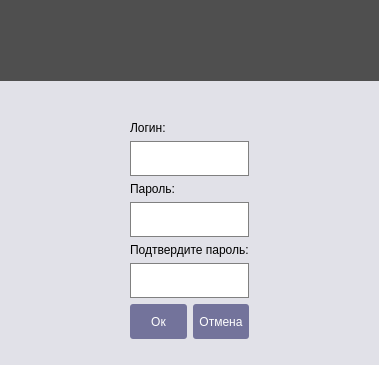
      <widget class="QWidget" name="signup">
       <layout class="QVBoxLayout" name="verticalLayout_6">
        <property name="leftMargin">
         <number>0</number>
        </property>
        <property name="topMargin">
         <number>0</number>
        </property>
        <property name="rightMargin">
         <number>0</number>
        </property>
        <property name="bottomMargin">
         <number>0</number>
        </property>
        <item>
         <widget class="QWidget" name="widget_2" native="true">
          <property name="styleSheet">
           <string notr="true">background: #E1E1E8;</string>
          </property>
          <layout class="QVBoxLayout" name="verticalLayout">
           <property name="spacing">
            <number>6</number>
           </property>
           <property name="leftMargin">
            <number>0</number>
           </property>
           <property name="topMargin">
            <number>0</number>
           </property>
           <property name="rightMargin">
            <number>0</number>
           </property>
           <property name="bottomMargin">
            <number>6</number>
           </property>
           <item>
            <widget class="QFrame" name="top_frame_3">
             <property name="minimumSize">
              <size>
               <width>0</width>
               <height>81</height>
              </size>
             </property>
             <property name="maximumSize">
              <size>
               <width>16777215</width>
               <height>81</height>
              </size>
             </property>
             <property name="styleSheet">
              <string notr="true">background: rgb(79, 79, 79);</string>
             </property>
             <property name="frameShape">
              <enum>QFrame::StyledPanel</enum>
             </property>
             <property name="frameShadow">
              <enum>QFrame::Raised</enum>
             </property>
             <widget class="QLabel" name="signup_status_label">
              <property name="geometry">
               <rect>
                <x>0</x>
                <y>0</y>
                <width>450</width>
                <height>81</height>
               </rect>
              </property>
              <property name="text">
               <string/>
              </property>
              <property name="alignment">
               <set>Qt::AlignCenter</set>
              </property>
             </widget>
            </widget>
           </item>
           <item>
            <layout class="QVBoxLayout" name="verticalLayout_11">
             <property name="leftMargin">
              <number>130</number>
             </property>
             <property name="topMargin">
              <number>34</number>
             </property>
             <property name="rightMargin">
              <number>130</number>
             </property>
             <item>
              <widget class="QLabel" name="label_3">
               <property name="styleSheet">
                <string notr="true">QLabel
{
        font: 13pt &quot;Open Sans Light&quot;
}</string>
               </property>
               <property name="text">
                <string>Логин:</string>
               </property>
              </widget>
             </item>
             <item>
              <widget class="QLineEdit" name="signup_username">
               <property name="styleSheet">
                <string notr="true">QLineEdit
{
        font: 11pt &quot;Open Sans&quot;;
        border:1px solid  grey ;
        min-height: 33px;
        background: white;
}

QLineEdit:focus
{
        border:1px solid  #161626 ;
} </string>
               </property>
               <property name="maxLength">
                <number>20</number>
               </property>
              </widget>
             </item>
             <item>
              <widget class="QLabel" name="label_4">
               <property name="styleSheet">
                <string notr="true">QLabel
{
        font: 13pt &quot;Open Sans Light&quot;
}</string>
               </property>
               <property name="text">
                <string>Пароль:</string>
               </property>
              </widget>
             </item>
             <item>
              <widget class="QLineEdit" name="signup_password">
               <property name="styleSheet">
                <string notr="true">QLineEdit
{
        font: 11pt &quot;Open Sans&quot;;
        border:1px solid  grey ;
        min-height: 33px;
        background: white;
}

QLineEdit:focus
{
        border:1px solid  #161626 ;
} </string>
               </property>
               <property name="inputMethodHints">
                <set>Qt::ImhHiddenText|Qt::ImhNoAutoUppercase|Qt::ImhNoPredictiveText|Qt::ImhSensitiveData</set>
               </property>
               <property name="maxLength">
                <number>30</number>
               </property>
               <property name="echoMode">
                <enum>QLineEdit::Password</enum>
               </property>
              </widget>
             </item>
             <item>
              <widget class="QLabel" name="label_5">
               <property name="styleSheet">
                <string notr="true">QLabel
{
        font: 13pt &quot;Open Sans Light&quot;
}</string>
               </property>
               <property name="text">
                <string>Подтвердите пароль:</string>
               </property>
              </widget>
             </item>
             <item>
              <widget class="QLineEdit" name="signup_confirm">
               <property name="styleSheet">
                <string notr="true">QLineEdit
{
        font: 11pt &quot;Open Sans&quot;;
        border:1px solid  grey ;
        min-height: 33px;
        background: white;
}

QLineEdit:focus
{
        border:1px solid  #161626 ;
} </string>
               </property>
               <property name="inputMethodHints">
                <set>Qt::ImhHiddenText|Qt::ImhNoAutoUppercase|Qt::ImhNoPredictiveText|Qt::ImhSensitiveData</set>
               </property>
               <property name="maxLength">
                <number>30</number>
               </property>
               <property name="echoMode">
                <enum>QLineEdit::Password</enum>
               </property>
              </widget>
             </item>
             <item>
              <layout class="QHBoxLayout" name="horizontalLayout_2">
               <item>
                <widget class="QPushButton" name="signup_button">
                 <property name="styleSheet">
                  <string notr="true">QPushButton:enabled
{
                font: 13pt &quot;Open Sans Semibold&quot;;
                background:  #73739b;
                border-radius: 3px;
                min-height:25px;
                padding: 5px;
            outline: 0;
                color: white;
}

QPushButton:hover
{
                background: #7a7aa1;
}

QPushButton:pressed
 {
        background: #8f8fb3;
}</string>
                 </property>
                 <property name="text">
                  <string>Ок</string>
                 </property>
                </widget>
               </item>
               <item>
                <widget class="QPushButton" name="signup_login">
                 <property name="styleSheet">
                  <string notr="true">QPushButton:enabled
{
                font: 13pt &quot;Open Sans Semibold&quot;;
                background:  #73739b;
                border-radius: 3px;
                min-height:25px;
                padding: 5px;
                outline: 0;
                color: white;
}

QPushButton:hover
{
                background: #7a7aa1;
}

QPushButton:pressed
 {
        background: #8f8fb3;
}</string>
                 </property>
                 <property name="text">
                  <string>Отмена</string>
                 </property>
                </widget>
               </item>
              </layout>
             </item>
            </layout>
           </item>
           <item>
            <widget class="QLabel" name="signup_error">
             <property name="styleSheet">
              <string notr="true">font: 10pt &quot;Open Sans Light&quot;;</string>
             </property>
             <property name="text">
              <string/>
             </property>
             <property name="alignment">
              <set>Qt::AlignCenter</set>
             </property>
            </widget>
           </item>
          </layout>
         </widget>
        </item>
       </layout>
      </widget>
